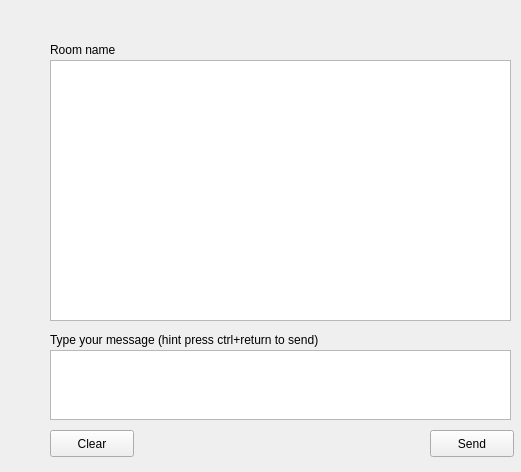
<?xml version="1.0" encoding="UTF-8"?>
<ui version="4.0">
 <class>frmRoom</class>
 <widget class="QWidget" name="frmRoom">
  <property name="geometry">
   <rect>
    <x>0</x>
    <y>0</y>
    <width>521</width>
    <height>472</height>
   </rect>
  </property>
  <property name="windowTitle">
   <string>Form</string>
  </property>
  <widget class="QTextEdit" name="teHistory">
   <property name="geometry">
    <rect>
     <x>50</x>
     <y>60</y>
     <width>461</width>
     <height>261</height>
    </rect>
   </property>
  </widget>
  <widget class="QTextEdit" name="teMessage">
   <property name="geometry">
    <rect>
     <x>50</x>
     <y>350</y>
     <width>461</width>
     <height>70</height>
    </rect>
   </property>
  </widget>
  <widget class="QLabel" name="lblTitle">
   <property name="geometry">
    <rect>
     <x>50</x>
     <y>40</y>
     <width>441</width>
     <height>20</height>
    </rect>
   </property>
   <property name="text">
    <string>Room name</string>
   </property>
  </widget>
  <widget class="QLabel" name="label_2">
   <property name="geometry">
    <rect>
     <x>50</x>
     <y>330</y>
     <width>451</width>
     <height>19</height>
    </rect>
   </property>
   <property name="text">
    <string>Type your message (hint press ctrl+return to send)</string>
   </property>
  </widget>
  <widget class="QPushButton" name="pbClear">
   <property name="geometry">
    <rect>
     <x>50</x>
     <y>430</y>
     <width>84</width>
     <height>27</height>
    </rect>
   </property>
   <property name="text">
    <string>Clear</string>
   </property>
  </widget>
  <widget class="QPushButton" name="pbSend">
   <property name="geometry">
    <rect>
     <x>430</x>
     <y>430</y>
     <width>84</width>
     <height>27</height>
    </rect>
   </property>
   <property name="text">
    <string>Send</string>
   </property>
  </widget>
 </widget>
 <resources/>
 <connections/>
</ui>
